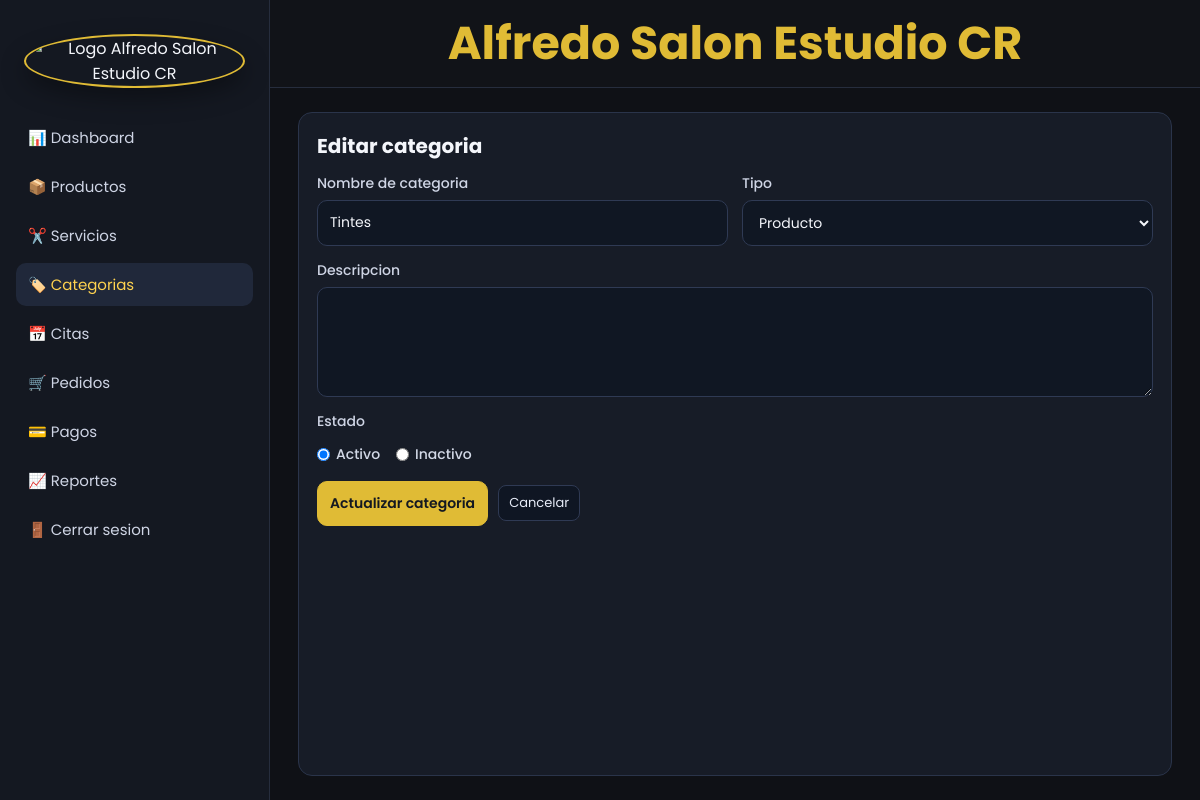
/Admin/categorias/editar.php?id=4 (signed in), run on the app's committed database.
### tables this page shows
CREATE TABLE categorias(
 id_categoria INT AUTO_INCREMENT PRIMARY KEY,
 nombre VARCHAR(100) NOT NULL,
 descripcion TEXT,
 tipo ENUM('Producto','Servicio','Ambos') DEFAULT 'Producto',
 estado ENUM('Activo','Inactivo') DEFAULT 'Activo'
);

### Admin/categorias/_data.php (called while the page is built, shortened)
<?php
function categorias_data_file(): string
{
    return __DIR__ . '/categorias_data.json';
}
function categorias_ensure_columns(PDO $pdo): void
{
    $stmtTipo = $pdo->query("SELECT COUNT(*) AS total FROM information_schema.columns WHERE table_schema = DATABASE() AND table_name = 'categorias' AND column_name = 'tipo'");
    $tieneTipo = (int)(($stmtTipo ? $stmtTipo->fetch() : ['total' => 0])['total'] ?? 0) > 0;
    $stmtEstado = $pdo->query("SELECT COUNT(*) AS total FROM information_schema.columns WHERE table_schema = DATABASE() AND table_name = 'categorias' AND column_name = 'estado'");
    $tieneEstado = (int)(($stmtEstado ? $stmtEstado->fetch() : ['total' => 0])['total'] ?? 0) > 0;
}
function categorias_cargar_desde_db(): array
{
    $pdo = obtenerConexionSalon();
    try {
        categorias_ensure_columns($pdo);
        $stmt = $pdo->query('SELECT id_categoria, nombre, descripcion, tipo, estado FROM categorias ORDER BY id_categoria ASC');
        $filas = $stmt ? $stmt->fetchAll() : [];
        $categorias = [];
        foreach ($filas as $fila) {
            $categorias[] = [
                'id' => (int)($fila['id_categoria'] ?? 0),
                'nombre' => (string)($fila['nombre'] ?? ''),
                'descripcion' => (string)($fila['descripcion'] ?? ''),
                'tipo' => (string)($fila['tipo'] ?? 'Producto'),
                'estado' => (string)($fila['estado'] ?? 'Activo'),
            ];
        }
        return $categorias;
    } catch (Throwable $e) {
        return [];
    }
}
function categorias_cargar(): array
{
    $categorias = categorias_cargar_desde_db();
    if ($categorias) {
        return $categorias;
    }
    $archivo = categorias_data_file();
    $json = json_decode(file_get_contents($archivo) ?: '[]', true);
    return array_values($json);
}
function categorias_buscar_por_id(int $id): ?array
{
    foreach (categorias_cargar() as $categoria) {
        if ((int)($categoria['id'] ?? 0) === $id) {
            return $categoria;
        }
    }
    return null;
}
$categoriasData = categorias_cargar();

### Admin/categorias/editar.php (the view, shortened to what this page needs)
<?php
require_once __DIR__ . '/_data.php';
$id = isset($_GET['id']) ? (int)$_GET['id'] : 0;
$categoria = categorias_buscar_por_id($id);
$old = $_SESSION['old_categoria_editar'] ?? [];
include(__DIR__ . '/../Includes/header.php');
?>
<div class="admin-layout">
    <?php include(__DIR__ . '/../Includes/sidebar.php'); ?>
    <main class="admin-main">
        <?php include(__DIR__ . '/../Includes/topbar.php'); ?>
        <section class="admin-content">
            <section class="admin-panel">
                <h2>Editar categoria</h2>
                <form action="actualizar.php" method="post" class="admin-form">
                    <div class="admin-form-grid">
                        <div class="admin-field">
                            <label for="nombre">Nombre de categoria</label>
                            <input type="text" id="nombre" name="nombre" maxlength="100" required value="<?php echo htmlspecialchars($old['nombre'] ?? ($categoria['nombre'] ?? ''), ENT_QUOTES, 'UTF-8'); ?>">
                        </div>
                        <div class="admin-field">
                            <label for="tipo">Tipo</label>
                            <?php $tipo = $old['tipo'] ?? ($categoria['tipo'] ?? ''); ?>
                            <select id="tipo" name="tipo" required>
                                <option value="Producto" <?php echo $tipo === 'Producto' ? 'selected' : ''; ?>>Producto</option>
                            </select>
                        </div>
                        <div class="admin-field" style="grid-column: 1 / -1;">
                            <label for="descripcion">Descripcion</label>
                            <textarea id="descripcion" name="descripcion" maxlength="600" required><?php echo htmlspecialchars($old['descripcion'] ?? ($categoria['descripcion'] ?? ''), ENT_QUOTES, 'UTF-8'); ?></textarea>
                        </div>
                        <div class="admin-field">
                            <label>Estado</label>
                            <?php $estado = $old['estado'] ?? ($categoria['estado'] ?? 'Activo'); ?>
                            <div class="admin-radios">
                                <label><input type="radio" name="estado" value="Activo" <?php echo $estado === 'Activo' ? 'checked' : ''; ?>> Activo</label>
                                <label><input type="radio" name="estado" value="Inactivo" <?php echo $estado === 'Inactivo' ? 'checked' : ''; ?>> Inactivo</label>
                            </div>
                        </div>
                    </div>
                    <div class="admin-actions-row">
                        <button type="submit" class="admin-btn">Actualizar categoria</button>
                        <a href="listar.php" class="admin-action">Cancelar</a>
                    </div>
                </form>
            </section>
        </section>
    </main>
</div>
<?php include(__DIR__ . '/../Includes/footer.php'); ?>

### Assets/css/admin.css (style rules this page uses)
* { margin: 0; padding: 0; box-sizing: border-box; }
body { font-family: 'Poppins', sans-serif; background: #0f1116; color: #f4f6fb; }
.admin-layout { min-height: 100vh; display: grid; grid-template-columns: 270px 1fr; }
.admin-main { display: grid; grid-template-rows: auto 1fr; min-width: 0; }
.admin-content { padding: 24px 28px; display: grid; gap: 18px; }
.admin-panel { background: #171c27; border: 1px solid #2a344a; border-radius: 14px; padding: 18px; }
.admin-panel h2 { font-size: 20px; margin-bottom: 8px; }
.admin-btn, .admin-input, .admin-select { border-radius: 10px; border: 1px solid #2f3a54; font-size: 14px; font-family: 'Poppins', sans-serif; padding: 11px 12px; background: #101723; color: #f4f6fb; }
.admin-btn { text-decoration: none; font-weight: 600; background: #e0bb35; border-color: #e0bb35; color: #141821; display: inline-flex; align-items: center; justify-content: center; white-space: nowrap; transition: filter .2s ease; }
.admin-action { text-decoration: none; font-size: 13px; padding: 7px 10px; border-radius: 8px; border: 1px solid #2f3a54; color: #e7ecf8; background: #0f1623; }
.admin-form { display: grid; gap: 16px; margin-top: 12px; }
.admin-form-grid { display: grid; grid-template-columns: repeat(2, minmax(220px, 1fr)); gap: 14px; }
.admin-field { display: grid; gap: 6px; }
.admin-field label { font-size: 14px; color: #cfd5e5; font-weight: 500; }
.admin-field input, .admin-field select, .admin-field textarea { border-radius: 10px; border: 1px solid #2f3a54; font-size: 14px; font-family: 'Poppins', sans-serif; padding: 11px 12px; background: #101723; color: #f4f6fb; }
.admin-field textarea { min-height: 110px; resize: vertical; }
.admin-radios { display: flex; gap: 16px; align-items: center; padding-top: 6px; }
.admin-radios label { display: inline-flex; align-items: center; gap: 6px; font-size: 14px; color: #d3d9e7; }
.admin-actions-row { display: flex; gap: 10px; align-items: center; }

### data on the page
categorias: nombre "Tintes", tipo "Producto", estado "☑ Activo", estado "☐ Inactivo"
